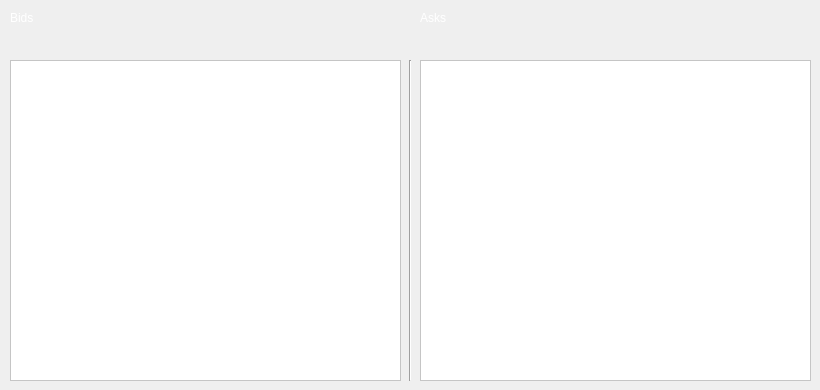
   <widget class="QWidget" name="OrderBook">
    <attribute name="title">
     <string>Order Book</string>
    </attribute>
    <widget class="QTableWidget" name="BidsTable">
     <property name="geometry">
      <rect>
       <x>10</x>
       <y>60</y>
       <width>391</width>
       <height>321</height>
      </rect>
     </property>
     <property name="font">
      <font>
       <pointsize>9</pointsize>
       <weight>50</weight>
       <bold>false</bold>
      </font>
     </property>
     <property name="styleSheet">
      <string notr="true">background-color: rgb(255, 255, 255);</string>
     </property>
    </widget>
    <widget class="QTableWidget" name="AsksTable">
     <property name="geometry">
      <rect>
       <x>420</x>
       <y>60</y>
       <width>391</width>
       <height>321</height>
      </rect>
     </property>
     <property name="font">
      <font>
       <pointsize>9</pointsize>
       <weight>50</weight>
       <bold>false</bold>
      </font>
     </property>
     <property name="styleSheet">
      <string notr="true">background-color: rgb(255, 255, 255);</string>
     </property>
    </widget>
    <widget class="QLabel" name="BidsCount">
     <property name="geometry">
      <rect>
       <x>10</x>
       <y>10</y>
       <width>91</width>
       <height>16</height>
      </rect>
     </property>
     <property name="palette">
      <palette>
       <active>
        <colorrole role="WindowText">
         <brush brushstyle="SolidPattern">
          <color alpha="255">
           <red>255</red>
           <green>255</green>
           <blue>255</blue>
          </color>
         </brush>
        </colorrole>
        <colorrole role="Button">
         <brush brushstyle="SolidPattern">
          <color alpha="255">
           <red>138</red>
           <green>138</green>
           <blue>138</blue>
          </color>
         </brush>
        </colorrole>
        <colorrole role="Text">
         <brush brushstyle="SolidPattern">
          <color alpha="255">
           <red>255</red>
           <green>255</green>
           <blue>255</blue>
          </color>
         </brush>
        </colorrole>
        <colorrole role="Base">
         <brush brushstyle="SolidPattern">
          <color alpha="255">
           <red>138</red>
           <green>138</green>
           <blue>138</blue>
          </color>
         </brush>
        </colorrole>
        <colorrole role="Window">
         <brush brushstyle="SolidPattern">
          <color alpha="255">
           <red>138</red>
           <green>138</green>
           <blue>138</blue>
          </color>
         </brush>
        </colorrole>
       </active>
       <inactive>
        <colorrole role="WindowText">
         <brush brushstyle="SolidPattern">
          <color alpha="255">
           <red>255</red>
           <green>255</green>
           <blue>255</blue>
          </color>
         </brush>
        </colorrole>
        <colorrole role="Button">
         <brush brushstyle="SolidPattern">
          <color alpha="255">
           <red>138</red>
           <green>138</green>
           <blue>138</blue>
          </color>
         </brush>
        </colorrole>
        <colorrole role="Text">
         <brush brushstyle="SolidPattern">
          <color alpha="255">
           <red>255</red>
           <green>255</green>
           <blue>255</blue>
          </color>
         </brush>
        </colorrole>
        <colorrole role="Base">
         <brush brushstyle="SolidPattern">
          <color alpha="255">
           <red>138</red>
           <green>138</green>
           <blue>138</blue>
          </color>
         </brush>
        </colorrole>
        <colorrole role="Window">
         <brush brushstyle="SolidPattern">
          <color alpha="255">
           <red>138</red>
           <green>138</green>
           <blue>138</blue>
          </color>
         </brush>
        </colorrole>
       </inactive>
       <disabled>
        <colorrole role="WindowText">
         <brush brushstyle="SolidPattern">
          <color alpha="255">
           <red>159</red>
           <green>158</green>
           <blue>158</blue>
          </color>
         </brush>
        </colorrole>
        <colorrole role="Button">
         <brush brushstyle="SolidPattern">
          <color alpha="255">
           <red>138</red>
           <green>138</green>
           <blue>138</blue>
          </color>
         </brush>
        </colorrole>
        <colorrole role="Text">
         <brush brushstyle="SolidPattern">
          <color alpha="255">
           <red>159</red>
           <green>158</green>
           <blue>158</blue>
          </color>
         </brush>
        </colorrole>
        <colorrole role="Base">
         <brush brushstyle="SolidPattern">
          <color alpha="255">
           <red>138</red>
           <green>138</green>
           <blue>138</blue>
          </color>
         </brush>
        </colorrole>
        <colorrole role="Window">
         <brush brushstyle="SolidPattern">
          <color alpha="255">
           <red>138</red>
           <green>138</green>
           <blue>138</blue>
          </color>
         </brush>
        </colorrole>
       </disabled>
      </palette>
     </property>
     <property name="text">
      <string>Bids</string>
     </property>
    </widget>
    <widget class="QLabel" name="AsksCount">
     <property name="geometry">
      <rect>
       <x>420</x>
       <y>10</y>
       <width>91</width>
       <height>16</height>
      </rect>
     </property>
     <property name="palette">
      <palette>
       <active>
        <colorrole role="WindowText">
         <brush brushstyle="SolidPattern">
          <color alpha="255">
           <red>255</red>
           <green>255</green>
           <blue>255</blue>
          </color>
         </brush>
        </colorrole>
        <colorrole role="Button">
         <brush brushstyle="SolidPattern">
          <color alpha="255">
           <red>138</red>
           <green>138</green>
           <blue>138</blue>
          </color>
         </brush>
        </colorrole>
        <colorrole role="Text">
         <brush brushstyle="SolidPattern">
          <color alpha="255">
           <red>255</red>
           <green>255</green>
           <blue>255</blue>
          </color>
         </brush>
        </colorrole>
        <colorrole role="ButtonText">
         <brush brushstyle="SolidPattern">
          <color alpha="255">
           <red>255</red>
           <green>255</green>
           <blue>255</blue>
          </color>
         </brush>
        </colorrole>
        <colorrole role="Base">
         <brush brushstyle="SolidPattern">
          <color alpha="255">
           <red>138</red>
           <green>138</green>
           <blue>138</blue>
          </color>
         </brush>
        </colorrole>
        <colorrole role="Window">
         <brush brushstyle="SolidPattern">
          <color alpha="255">
           <red>138</red>
           <green>138</green>
           <blue>138</blue>
          </color>
         </brush>
        </colorrole>
       </active>
       <inactive>
        <colorrole role="WindowText">
         <brush brushstyle="SolidPattern">
          <color alpha="255">
           <red>255</red>
           <green>255</green>
           <blue>255</blue>
          </color>
         </brush>
        </colorrole>
        <colorrole role="Button">
         <brush brushstyle="SolidPattern">
          <color alpha="255">
           <red>138</red>
           <green>138</green>
           <blue>138</blue>
          </color>
         </brush>
        </colorrole>
        <colorrole role="Text">
         <brush brushstyle="SolidPattern">
          <color alpha="255">
           <red>255</red>
           <green>255</green>
           <blue>255</blue>
          </color>
         </brush>
        </colorrole>
        <colorrole role="ButtonText">
         <brush brushstyle="SolidPattern">
          <color alpha="255">
           <red>255</red>
           <green>255</green>
           <blue>255</blue>
          </color>
         </brush>
        </colorrole>
        <colorrole role="Base">
         <brush brushstyle="SolidPattern">
          <color alpha="255">
           <red>138</red>
           <green>138</green>
           <blue>138</blue>
          </color>
         </brush>
        </colorrole>
        <colorrole role="Window">
         <brush brushstyle="SolidPattern">
          <color alpha="255">
           <red>138</red>
           <green>138</green>
           <blue>138</blue>
          </color>
         </brush>
        </colorrole>
       </inactive>
       <disabled>
        <colorrole role="WindowText">
         <brush brushstyle="SolidPattern">
          <color alpha="255">
           <red>159</red>
           <green>158</green>
           <blue>158</blue>
          </color>
         </brush>
        </colorrole>
        <colorrole role="Button">
         <brush brushstyle="SolidPattern">
          <color alpha="255">
           <red>138</red>
           <green>138</green>
           <blue>138</blue>
          </color>
         </brush>
        </colorrole>
        <colorrole role="Text">
         <brush brushstyle="SolidPattern">
          <color alpha="255">
           <red>159</red>
           <green>158</green>
           <blue>158</blue>
          </color>
         </brush>
        </colorrole>
        <colorrole role="ButtonText">
         <brush brushstyle="SolidPattern">
          <color alpha="255">
           <red>159</red>
           <green>158</green>
           <blue>158</blue>
          </color>
         </brush>
        </colorrole>
        <colorrole role="Base">
         <brush brushstyle="SolidPattern">
          <color alpha="255">
           <red>138</red>
           <green>138</green>
           <blue>138</blue>
          </color>
         </brush>
        </colorrole>
        <colorrole role="Window">
         <brush brushstyle="SolidPattern">
          <color alpha="255">
           <red>138</red>
           <green>138</green>
           <blue>138</blue>
          </color>
         </brush>
        </colorrole>
       </disabled>
      </palette>
     </property>
     <property name="text">
      <string>Asks</string>
     </property>
    </widget>
    <widget class="QLabel" name="SLGSupply">
     <property name="geometry">
      <rect>
       <x>570</x>
       <y>10</y>
       <width>241</width>
       <height>16</height>
      </rect>
     </property>
     <property name="palette">
      <palette>
       <active>
        <colorrole role="WindowText">
         <brush brushstyle="SolidPattern">
          <color alpha="255">
           <red>255</red>
           <green>255</green>
           <blue>255</blue>
          </color>
         </brush>
        </colorrole>
        <colorrole role="Button">
         <brush brushstyle="SolidPattern">
          <color alpha="255">
           <red>138</red>
           <green>138</green>
           <blue>138</blue>
          </color>
         </brush>
        </colorrole>
        <colorrole role="Text">
         <brush brushstyle="SolidPattern">
          <color alpha="255">
           <red>255</red>
           <green>255</green>
           <blue>255</blue>
          </color>
         </brush>
        </colorrole>
        <colorrole role="ButtonText">
         <brush brushstyle="SolidPattern">
          <color alpha="255">
           <red>255</red>
           <green>255</green>
           <blue>255</blue>
          </color>
         </brush>
        </colorrole>
        <colorrole role="Base">
         <brush brushstyle="SolidPattern">
          <color alpha="255">
           <red>138</red>
           <green>138</green>
           <blue>138</blue>
          </color>
         </brush>
        </colorrole>
        <colorrole role="Window">
         <brush brushstyle="SolidPattern">
          <color alpha="255">
           <red>138</red>
           <green>138</green>
           <blue>138</blue>
          </color>
         </brush>
        </colorrole>
       </active>
       <inactive>
        <colorrole role="WindowText">
         <brush brushstyle="SolidPattern">
          <color alpha="255">
           <red>255</red>
           <green>255</green>
           <blue>255</blue>
          </color>
         </brush>
        </colorrole>
        <colorrole role="Button">
         <brush brushstyle="SolidPattern">
          <color alpha="255">
           <red>138</red>
           <green>138</green>
           <blue>138</blue>
          </color>
         </brush>
        </colorrole>
        <colorrole role="Text">
         <brush brushstyle="SolidPattern">
          <color alpha="255">
           <red>255</red>
           <green>255</green>
           <blue>255</blue>
          </color>
         </brush>
        </colorrole>
        <colorrole role="ButtonText">
         <brush brushstyle="SolidPattern">
          <color alpha="255">
           <red>255</red>
           <green>255</green>
           <blue>255</blue>
          </color>
         </brush>
        </colorrole>
        <colorrole role="Base">
         <brush brushstyle="SolidPattern">
          <color alpha="255">
           <red>138</red>
           <green>138</green>
           <blue>138</blue>
          </color>
         </brush>
        </colorrole>
        <colorrole role="Window">
         <brush brushstyle="SolidPattern">
          <color alpha="255">
           <red>138</red>
           <green>138</green>
           <blue>138</blue>
          </color>
         </brush>
        </colorrole>
       </inactive>
       <disabled>
        <colorrole role="WindowText">
         <brush brushstyle="SolidPattern">
          <color alpha="255">
           <red>159</red>
           <green>158</green>
           <blue>158</blue>
          </color>
         </brush>
        </colorrole>
        <colorrole role="Button">
         <brush brushstyle="SolidPattern">
          <color alpha="255">
           <red>138</red>
           <green>138</green>
           <blue>138</blue>
          </color>
         </brush>
        </colorrole>
        <colorrole role="Text">
         <brush brushstyle="SolidPattern">
          <color alpha="255">
           <red>159</red>
           <green>158</green>
           <blue>158</blue>
          </color>
         </brush>
        </colorrole>
        <colorrole role="ButtonText">
         <brush brushstyle="SolidPattern">
          <color alpha="255">
           <red>159</red>
           <green>158</green>
           <blue>158</blue>
          </color>
         </brush>
        </colorrole>
        <colorrole role="Base">
         <brush brushstyle="SolidPattern">
          <color alpha="255">
           <red>138</red>
           <green>138</green>
           <blue>138</blue>
          </color>
         </brush>
        </colorrole>
        <colorrole role="Window">
         <brush brushstyle="SolidPattern">
          <color alpha="255">
           <red>138</red>
           <green>138</green>
           <blue>138</blue>
          </color>
         </brush>
        </colorrole>
       </disabled>
      </palette>
     </property>
     <property name="text">
      <string/>
     </property>
     <property name="alignment">
      <set>Qt::AlignRight|Qt::AlignTrailing|Qt::AlignVCenter</set>
     </property>
    </widget>
    <widget class="QLabel" name="SLGDemand">
     <property name="geometry">
      <rect>
       <x>160</x>
       <y>10</y>
       <width>241</width>
       <height>16</height>
      </rect>
     </property>
     <property name="palette">
      <palette>
       <active>
        <colorrole role="WindowText">
         <brush brushstyle="SolidPattern">
          <color alpha="255">
           <red>255</red>
           <green>255</green>
           <blue>255</blue>
          </color>
         </brush>
        </colorrole>
        <colorrole role="Button">
         <brush brushstyle="SolidPattern">
          <color alpha="255">
           <red>138</red>
           <green>138</green>
           <blue>138</blue>
          </color>
         </brush>
        </colorrole>
        <colorrole role="Text">
         <brush brushstyle="SolidPattern">
          <color alpha="255">
           <red>255</red>
           <green>255</green>
           <blue>255</blue>
          </color>
         </brush>
        </colorrole>
        <colorrole role="ButtonText">
         <brush brushstyle="SolidPattern">
          <color alpha="255">
           <red>255</red>
           <green>255</green>
           <blue>255</blue>
          </color>
         </brush>
        </colorrole>
        <colorrole role="Base">
         <brush brushstyle="SolidPattern">
          <color alpha="255">
           <red>138</red>
           <green>138</green>
           <blue>138</blue>
          </color>
         </brush>
        </colorrole>
        <colorrole role="Window">
         <brush brushstyle="SolidPattern">
          <color alpha="255">
           <red>138</red>
           <green>138</green>
           <blue>138</blue>
          </color>
         </brush>
        </colorrole>
       </active>
       <inactive>
        <colorrole role="WindowText">
         <brush brushstyle="SolidPattern">
          <color alpha="255">
           <red>255</red>
           <green>255</green>
           <blue>255</blue>
          </color>
         </brush>
        </colorrole>
        <colorrole role="Button">
         <brush brushstyle="SolidPattern">
          <color alpha="255">
           <red>138</red>
           <green>138</green>
           <blue>138</blue>
          </color>
         </brush>
        </colorrole>
        <colorrole role="Text">
         <brush brushstyle="SolidPattern">
          <color alpha="255">
           <red>255</red>
           <green>255</green>
           <blue>255</blue>
          </color>
         </brush>
        </colorrole>
        <colorrole role="ButtonText">
         <brush brushstyle="SolidPattern">
          <color alpha="255">
           <red>255</red>
           <green>255</green>
           <blue>255</blue>
          </color>
         </brush>
        </colorrole>
        <colorrole role="Base">
         <brush brushstyle="SolidPattern">
          <color alpha="255">
           <red>138</red>
           <green>138</green>
           <blue>138</blue>
          </color>
         </brush>
        </colorrole>
        <colorrole role="Window">
         <brush brushstyle="SolidPattern">
          <color alpha="255">
           <red>138</red>
           <green>138</green>
           <blue>138</blue>
          </color>
         </brush>
        </colorrole>
       </inactive>
       <disabled>
        <colorrole role="WindowText">
         <brush brushstyle="SolidPattern">
          <color alpha="255">
           <red>159</red>
           <green>158</green>
           <blue>158</blue>
          </color>
         </brush>
        </colorrole>
        <colorrole role="Button">
         <brush brushstyle="SolidPattern">
          <color alpha="255">
           <red>138</red>
           <green>138</green>
           <blue>138</blue>
          </color>
         </brush>
        </colorrole>
        <colorrole role="Text">
         <brush brushstyle="SolidPattern">
          <color alpha="255">
           <red>159</red>
           <green>158</green>
           <blue>158</blue>
          </color>
         </brush>
        </colorrole>
        <colorrole role="ButtonText">
         <brush brushstyle="SolidPattern">
          <color alpha="255">
           <red>159</red>
           <green>158</green>
           <blue>158</blue>
          </color>
         </brush>
        </colorrole>
        <colorrole role="Base">
         <brush brushstyle="SolidPattern">
          <color alpha="255">
           <red>138</red>
           <green>138</green>
           <blue>138</blue>
          </color>
         </brush>
        </colorrole>
        <colorrole role="Window">
         <brush brushstyle="SolidPattern">
          <color alpha="255">
           <red>138</red>
           <green>138</green>
           <blue>138</blue>
          </color>
         </brush>
        </colorrole>
       </disabled>
      </palette>
     </property>
     <property name="text">
      <string/>
     </property>
     <property name="alignment">
      <set>Qt::AlignRight|Qt::AlignTrailing|Qt::AlignVCenter</set>
     </property>
    </widget>
    <widget class="QLabel" name="BtcDemand">
     <property name="geometry">
      <rect>
       <x>220</x>
       <y>30</y>
       <width>181</width>
       <height>16</height>
      </rect>
     </property>
     <property name="palette">
      <palette>
       <active>
        <colorrole role="WindowText">
         <brush brushstyle="SolidPattern">
          <color alpha="255">
           <red>255</red>
           <green>255</green>
           <blue>255</blue>
          </color>
         </brush>
        </colorrole>
        <colorrole role="Button">
         <brush brushstyle="SolidPattern">
          <color alpha="255">
           <red>138</red>
           <green>138</green>
           <blue>138</blue>
          </color>
         </brush>
        </colorrole>
        <colorrole role="Text">
         <brush brushstyle="SolidPattern">
          <color alpha="255">
           <red>255</red>
           <green>255</green>
           <blue>255</blue>
          </color>
         </brush>
        </colorrole>
        <colorrole role="ButtonText">
         <brush brushstyle="SolidPattern">
          <color alpha="255">
           <red>255</red>
           <green>255</green>
           <blue>255</blue>
          </color>
         </brush>
        </colorrole>
        <colorrole role="Base">
         <brush brushstyle="SolidPattern">
          <color alpha="255">
           <red>138</red>
           <green>138</green>
           <blue>138</blue>
          </color>
         </brush>
        </colorrole>
        <colorrole role="Window">
         <brush brushstyle="SolidPattern">
          <color alpha="255">
           <red>138</red>
           <green>138</green>
           <blue>138</blue>
          </color>
         </brush>
        </colorrole>
       </active>
       <inactive>
        <colorrole role="WindowText">
         <brush brushstyle="SolidPattern">
          <color alpha="255">
           <red>255</red>
           <green>255</green>
           <blue>255</blue>
          </color>
         </brush>
        </colorrole>
        <colorrole role="Button">
         <brush brushstyle="SolidPattern">
          <color alpha="255">
           <red>138</red>
           <green>138</green>
           <blue>138</blue>
          </color>
         </brush>
        </colorrole>
        <colorrole role="Text">
         <brush brushstyle="SolidPattern">
          <color alpha="255">
           <red>255</red>
           <green>255</green>
           <blue>255</blue>
          </color>
         </brush>
        </colorrole>
        <colorrole role="ButtonText">
         <brush brushstyle="SolidPattern">
          <color alpha="255">
           <red>255</red>
           <green>255</green>
           <blue>255</blue>
          </color>
         </brush>
        </colorrole>
        <colorrole role="Base">
         <brush brushstyle="SolidPattern">
          <color alpha="255">
           <red>138</red>
           <green>138</green>
           <blue>138</blue>
          </color>
         </brush>
        </colorrole>
        <colorrole role="Window">
         <brush brushstyle="SolidPattern">
          <color alpha="255">
           <red>138</red>
           <green>138</green>
           <blue>138</blue>
          </color>
         </brush>
        </colorrole>
       </inactive>
       <disabled>
        <colorrole role="WindowText">
         <brush brushstyle="SolidPattern">
          <color alpha="255">
           <red>159</red>
           <green>158</green>
           <blue>158</blue>
          </color>
         </brush>
        </colorrole>
        <colorrole role="Button">
         <brush brushstyle="SolidPattern">
          <color alpha="255">
           <red>138</red>
           <green>138</green>
           <blue>138</blue>
          </color>
         </brush>
        </colorrole>
        <colorrole role="Text">
         <brush brushstyle="SolidPattern">
          <color alpha="255">
           <red>159</red>
           <green>158</green>
           <blue>158</blue>
          </color>
         </brush>
        </colorrole>
        <colorrole role="ButtonText">
         <brush brushstyle="SolidPattern">
          <color alpha="255">
           <red>159</red>
           <green>158</green>
           <blue>158</blue>
          </color>
         </brush>
        </colorrole>
        <colorrole role="Base">
         <brush brushstyle="SolidPattern">
          <color alpha="255">
           <red>138</red>
           <green>138</green>
           <blue>138</blue>
          </color>
         </brush>
        </colorrole>
        <colorrole role="Window">
         <brush brushstyle="SolidPattern">
          <color alpha="255">
           <red>138</red>
           <green>138</green>
           <blue>138</blue>
          </color>
         </brush>
        </colorrole>
       </disabled>
      </palette>
     </property>
     <property name="text">
      <string/>
     </property>
     <property name="alignment">
      <set>Qt::AlignRight|Qt::AlignTrailing|Qt::AlignVCenter</set>
     </property>
    </widget>
    <widget class="QLabel" name="BtcSupply">
     <property name="geometry">
      <rect>
       <x>630</x>
       <y>30</y>
       <width>181</width>
       <height>16</height>
      </rect>
     </property>
     <property name="palette">
      <palette>
       <active>
        <colorrole role="WindowText">
         <brush brushstyle="SolidPattern">
          <color alpha="255">
           <red>255</red>
           <green>255</green>
           <blue>255</blue>
          </color>
         </brush>
        </colorrole>
        <colorrole role="Button">
         <brush brushstyle="SolidPattern">
          <color alpha="255">
           <red>138</red>
           <green>138</green>
           <blue>138</blue>
          </color>
         </brush>
        </colorrole>
        <colorrole role="Text">
         <brush brushstyle="SolidPattern">
          <color alpha="255">
           <red>255</red>
           <green>255</green>
           <blue>255</blue>
          </color>
         </brush>
        </colorrole>
        <colorrole role="ButtonText">
         <brush brushstyle="SolidPattern">
          <color alpha="255">
           <red>255</red>
           <green>255</green>
           <blue>255</blue>
          </color>
         </brush>
        </colorrole>
        <colorrole role="Base">
         <brush brushstyle="SolidPattern">
          <color alpha="255">
           <red>138</red>
           <green>138</green>
           <blue>138</blue>
          </color>
         </brush>
        </colorrole>
        <colorrole role="Window">
         <brush brushstyle="SolidPattern">
          <color alpha="255">
           <red>138</red>
           <green>138</green>
           <blue>138</blue>
          </color>
         </brush>
        </colorrole>
       </active>
       <inactive>
        <colorrole role="WindowText">
         <brush brushstyle="SolidPattern">
          <color alpha="255">
           <red>255</red>
           <green>255</green>
           <blue>255</blue>
          </color>
         </brush>
        </colorrole>
        <colorrole role="Button">
         <brush brushstyle="SolidPattern">
          <color alpha="255">
           <red>138</red>
           <green>138</green>
           <blue>138</blue>
          </color>
         </brush>
        </colorrole>
        <colorrole role="Text">
         <brush brushstyle="SolidPattern">
          <color alpha="255">
           <red>255</red>
           <green>255</green>
           <blue>255</blue>
          </color>
         </brush>
        </colorrole>
        <colorrole role="ButtonText">
         <brush brushstyle="SolidPattern">
          <color alpha="255">
           <red>255</red>
           <green>255</green>
           <blue>255</blue>
          </color>
         </brush>
        </colorrole>
        <colorrole role="Base">
         <brush brushstyle="SolidPattern">
          <color alpha="255">
           <red>138</red>
           <green>138</green>
           <blue>138</blue>
          </color>
         </brush>
        </colorrole>
        <colorrole role="Window">
         <brush brushstyle="SolidPattern">
          <color alpha="255">
           <red>138</red>
           <green>138</green>
           <blue>138</blue>
          </color>
         </brush>
        </colorrole>
       </inactive>
       <disabled>
        <colorrole role="WindowText">
         <brush brushstyle="SolidPattern">
          <color alpha="255">
           <red>159</red>
           <green>158</green>
           <blue>158</blue>
          </color>
         </brush>
        </colorrole>
        <colorrole role="Button">
         <brush brushstyle="SolidPattern">
          <color alpha="255">
           <red>138</red>
           <green>138</green>
           <blue>138</blue>
          </color>
         </brush>
        </colorrole>
        <colorrole role="Text">
         <brush brushstyle="SolidPattern">
          <color alpha="255">
           <red>159</red>
           <green>158</green>
           <blue>158</blue>
          </color>
         </brush>
        </colorrole>
        <colorrole role="ButtonText">
         <brush brushstyle="SolidPattern">
          <color alpha="255">
           <red>159</red>
           <green>158</green>
           <blue>158</blue>
          </color>
         </brush>
        </colorrole>
        <colorrole role="Base">
         <brush brushstyle="SolidPattern">
          <color alpha="255">
           <red>138</red>
           <green>138</green>
           <blue>138</blue>
          </color>
         </brush>
        </colorrole>
        <colorrole role="Window">
         <brush brushstyle="SolidPattern">
          <color alpha="255">
           <red>138</red>
           <green>138</green>
           <blue>138</blue>
          </color>
         </brush>
        </colorrole>
       </disabled>
      </palette>
     </property>
     <property name="text">
      <string/>
     </property>
     <property name="alignment">
      <set>Qt::AlignRight|Qt::AlignTrailing|Qt::AlignVCenter</set>
     </property>
    </widget>
    <widget class="Line" name="line">
     <property name="geometry">
      <rect>
       <x>400</x>
       <y>60</y>
       <width>20</width>
       <height>321</height>
      </rect>
     </property>
     <property name="orientation">
      <enum>Qt::Vertical</enum>
     </property>
    </widget>
   </widget>
